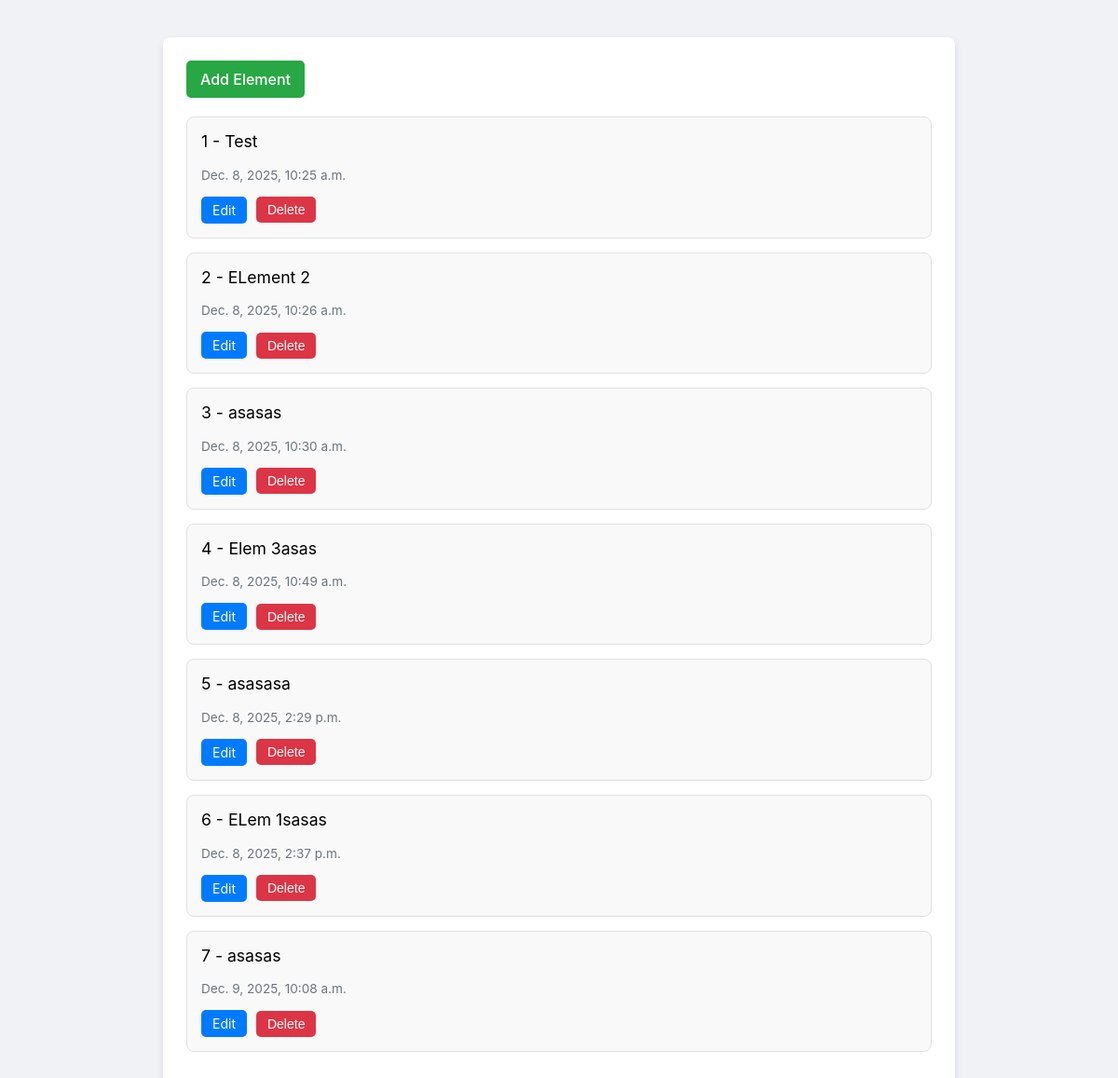
Screenshot of /elements/ with the database file from the repository.
### elements/models.py (models this page shows, shortened)
class Element(models.Model):
    title = models.CharField(max_length=255)
    slug = models.SlugField(max_length=255,blank=True)
    description = models.TextField() # blank=True, null=True
    price = models.DecimalField(max_digits=10,decimal_places=2, default=6.10) # 12345678.10
    category = models.ForeignKey(Category, on_delete=models.CASCADE)
    created = models.DateTimeField(auto_now_add=True)
    updated = models.DateTimeField(auto_now=True)
    type = models.ForeignKey(Type, on_delete=models.CASCADE)

### elements/views.py (the view)
# urls.py: path('', views.index, name='index'),
def index(request):
    elements = Element.objects.all()
    paginator = Paginator(elements, 15)
    page_number = request.GET.get('page')
    elements_page = paginator.get_page(page_number)
    return render(request,'elements/index.html',{'elements':elements_page})

### elements/templates/elements/index.html (shortened to what this page needs)
{% extends "base.html" %}
{% block content %}
    <div class="container">
        <a href="{% url 'elements:add' %}" class="add-link">Add Element</a>
        {% for e in elements %}
            <div class="comment-card">
                <p>{{ e.id }} - {{ e.title }}</p>
                <p class="date">{{ e.created }}</p>
                <div class="comment-actions">
                    <a href="{% url 'elements:update' e.id %}" class="btn btn-edit">Edit</a>
                    <form action="{% url 'elements:delete' e.id %}" method="post">
                        <button type="submit" class="btn btn-delete">Delete</button>
                    </form>
                </div>
            </div>
        {% endfor %}
    </div>
{% endblock %}

### elements/static/css/styles.css (style rules this page uses)
body { font-family: -apple-system, BlinkMacSystemFont, "Segoe UI", Roboto, Helvetica, Arial, sans-serif; background-color: #f0f2f5; margin: 0; padding: 20px; }
.container { max-width: 800px; margin: 20px auto; background-color: #ffffff; padding: 25px; border-radius: 8px; box-shadow: 0 4px 8px rgba(0, 0, 0, 0.1); }
.add-link { display: inline-block; margin-bottom: 20px; padding: 10px 15px; background-color: #28a745; color: white; text-decoration: none; border-radius: 5px; font-weight: 500; }
.comment-card { border: 1px solid #e1e1e1; padding: 15px; margin-bottom: 15px; border-radius: 8px; background-color: #f9f9f9; }
.comment-card p:first-child { font-size: 1.1em; margin-top: 0; }
.comment-card .date { font-size: 0.85em; color: #6c757d; margin-bottom: 15px; }
.comment-actions { display: flex; align-items: center; gap: 10px; }
.comment-actions form { margin: 0; }
.btn { text-decoration: none; padding: 6px 12px; border-radius: 5px; color: white; border: none; cursor: pointer; font-size: 14px; }
.btn-edit { background-color: #007bff; }
.btn-delete { background-color: #dc3545; }

### rows the page displays
Element: id "1", title "Test", created "Dec. 8, 2025, 10:25 a.m."
Element: id "2", title "ELement 2", created "Dec. 8, 2025, 10:26 a.m."
Element: id "3", title "asasas", created "Dec. 8, 2025, 10:30 a.m."
Element: id "4", title "Elem 3asas", created "Dec. 8, 2025, 10:49 a.m."
Element: id "5", title "asasasa", created "Dec. 8, 2025, 2:29 p.m."
Element: id "6", title "ELem 1sasas", created "Dec. 8, 2025, 2:37 p.m."
Element: id "7", title "asasas", created "Dec. 9, 2025, 10:08 a.m."
